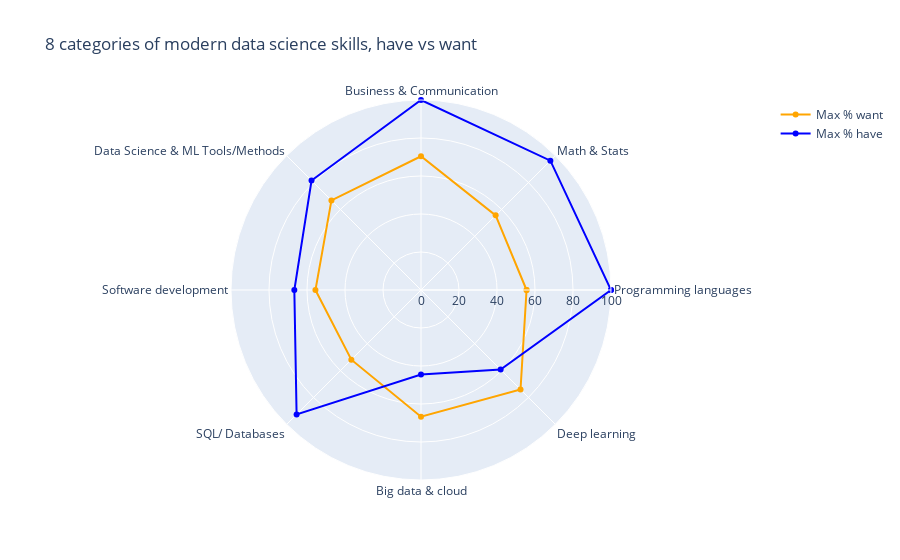

Source (notebook cell):
### Code cell
import plotly.graph_objects as go

categories_names = list(categories.keys())

fig = go.Figure()


fig.add_trace(go.Scatterpolar(
      r= max_wants + [max_wants[0]],
      theta= categories_names + [categories_names[0]],
      fill="none",
      name='Max % want',
      line=dict(color='orange'),
))

fig.add_trace(go.Scatterpolar(
      r = max_haves + [max_haves[0]],
      theta = categories_names + [categories_names[0]],
      fill = "none",
      name = 'Max % have',
      line=dict(color='blue')
      
))

fig.update_layout(
  polar=dict(
    radialaxis=dict(
      visible=True,
      range=[0, 100]
    )),
  showlegend=True,
  title = "8 categories of modern data science skills, have vs want"
)

fig.show()

### Figure 1 — Plotly figure (JSON) as saved in the notebook; plotly's stock layout.template omitted (floating-point values rounded to 4 significant figures)
{"data": [{"fill": "none", "line": {"color": "orange"}, "name": "Max % want", "r": [55.56, 55.56, 70.37, 66.67, 55.56, 51.85, 66.67, 74.07, 55.56], "theta": ["Programming languages", "Math & Stats", "Business & Communication", "Data Science & ML Tools/Methods", "Software development", "SQL/ Databases", "Big data & cloud", "Deep learning", "Programming languages"], "type": "scatterpolar"}, {"fill": "none", "line": {"color": "blue"}, "name": "Max % have", "r": [100, 96.3, 100, 81.48, 66.67, 92.59, 44.44, 59.26, 100], "theta": ["Programming languages", "Math & Stats", "Business & Communication", "Data Science & ML Tools/Methods", "Software development", "SQL/ Databases", "Big data & cloud", "Deep learning", "Programming languages"], "type": "scatterpolar"}], "layout": {"polar": {"radialaxis": {"range": [0, 100], "visible": true}}, "showlegend": true, "title": {"text": "8 categories of modern data science skills, have vs want"}}}
